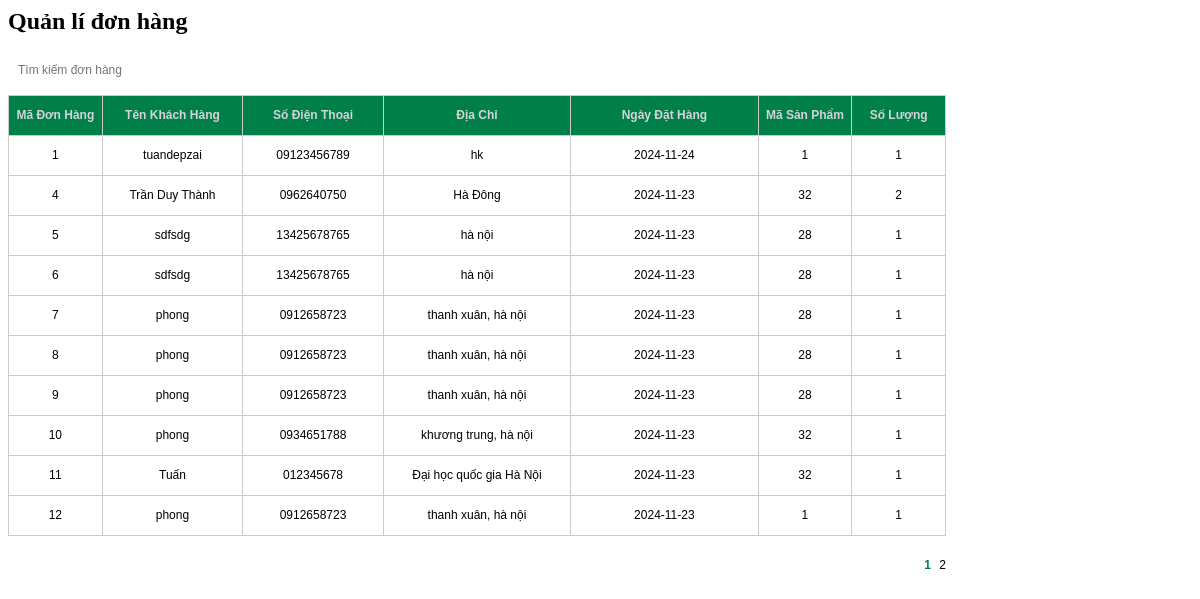
/admin/order/order.php, run on the app's committed database.
### tables this page shows
CREATE TABLE `orders` (
  `orderNumber` int NOT NULL AUTO_INCREMENT,
  `orderDate` date NOT NULL,
  `customerNumber` int NOT NULL,
  PRIMARY KEY (`orderNumber`),
  KEY `fk_order_customer_idx` (`customerNumber`),
  CONSTRAINT `fk_order_customer` FOREIGN KEY (`customerNumber`) REFERENCES `customers` (`customerNumber`)
);

CREATE TABLE `customers` (
  `customerNumber` int NOT NULL AUTO_INCREMENT,
  `customerName` varchar(255) NOT NULL,
  `phone` varchar(255) NOT NULL,
  `email` varchar(255) NOT NULL,
  `address` varchar(225) NOT NULL,
  PRIMARY KEY (`customerNumber`)
);

CREATE TABLE `orderdetail` (
  `orderNumber` int NOT NULL,
  `productId` int NOT NULL,
  `quantityOrdered` int NOT NULL,
  KEY `fk_orderdetail_product_idx` (`productId`),
  KEY `fk_orderdetail_order_idx` (`orderNumber`),
  CONSTRAINT `fk_orderdetail_order` FOREIGN KEY (`orderNumber`) REFERENCES `orders` (`orderNumber`),
  CONSTRAINT `fk_orderdetail_product` FOREIGN KEY (`productId`) REFERENCES `product` (`productId`)
);

### admin/order/order.php (the view, shortened to what this page needs)
<?php
    $dbHost = 'localhost';
    $dbUsername = 'TFT';
    $dbPassword = 'Fongngu123';
    $dbName = 'web_csdl';
    $conn = mysqli_connect($dbHost, $dbUsername, $dbPassword, $dbName);
    $page = isset($_GET['page']) ? $_GET['page'] : 1;
    $rowsPerPage = 10;
    $perRow = $page * $rowsPerPage - $rowsPerPage;
    $sql = "SELECT o.orderNumber, o.orderDate, od.productId, od.quantityOrdered,
                   c.customerName, c.phone, c.address
            FROM orders o
            INNER JOIN orderDetail od ON o.orderNumber = od.orderNumber
            INNER JOIN customers c ON o.customerNumber = c.customerNumber
            LIMIT $perRow, $rowsPerPage";
    $result1 = $conn->query($sql);
?>
<link rel="stylesheet" type="text/css" href="css/order.css" />
<h2>Quản lí đơn hàng</h2>
<div id="main">
    <div id="search-bar">
        <form method="get" name="sform" action="mainAdmin.php">
            <input type="text" name="stext" placeholder="Tìm kiếm đơn hàng">
        </form>
    </div>
    <table id="orders" cellpadding="0" cellspacing="0" width="100%">
        <tr id="order-bar">
            <td width="10%">Mã đơn hàng</td>
            <td width="15%">Tên khách hàng</td>
            <td width="15%">Số điện thoại</td>
            <td width="20%">Địa chỉ</td>
            <td width="20%">Ngày đặt hàng</td>
            <td width="10%">Mã sản phẩm</td>
            <td width="10%">Số lượng</td>
        </tr>
        <?php
            if ($result1->num_rows > 0) {
                while ($row = $result1->fetch_assoc()) {
        ?>
        <tr>
            <td><?php echo $row['orderNumber']; ?></td>
            <td><?php echo $row['customerName']; ?></td>
            <td><?php echo $row['phone']; ?></td>
            <td><?php echo $row['address']; ?></td>
            <td><?php echo $row['orderDate']; ?></td>
            <td><?php echo $row['productId']; ?></td>
            <td><?php echo $row['quantityOrdered']; ?></td>
        </tr>
        <?php
                }
            }
        ?>
    </table>
    <?php
        $query = "SELECT * FROM orders";
        $result2 = $conn->query($query);
        $totalRows = mysqli_num_rows($result2);
        $totalPage = ceil($totalRows / $rowsPerPage);
        $listPage = '';
        for ($i = 1; $i <= $totalPage; $i++) {
            if ($i == $page) {
                $listPage .= " <span>" . $i . "</span> ";
            } else {
                $listPage .= ' <a href="' . $_SERVER['PHP_SELF'] . '?page_layout=order&page=' . $i . '">' . $i . '</a> ';
            }
        }
    ?>
    <p id="pagination"><?php echo $listPage; ?></p>
</div>

### admin/css/order.css (style rules this page uses)
#search-bar { width: 300px; height: 40px; float: left; }
#search-bar input { float: left; border: none; }
#search-bar input[type="text"] { width: 200px; height: 30px; line-height: 30px; font-family: Verdana, Geneva, sans-serif; font-size: 12px; color: #666; padding-left: 10px; }
#main table#orders { width: 938px; border-top: 1px solid #CCC; border-right: 1px solid #CCC; }
#main table#orders tr td { border-left: 1px solid #CCC; border-bottom: 1px solid #CCC; text-align: center; font-family: Verdana, Geneva, sans-serif; font-size: 12px; height: 40px; }
#order-bar { width: 100%; height: 30px; line-height: 30px; background: #007f49; color: #d4d4d4; }
#order-bar td { font-family: Verdana, Geneva, sans-serif; font-size: 12px; font-weight: bold; text-transform: capitalize; text-align: center; }
p#pagination { width: 938px; text-align: right; font-family: Verdana, Geneva, sans-serif; font-size: 12px; word-spacing: 5px; padding-top: 10px; }
p#pagination span { font-weight: bold; color: #007f49; }
p#pagination a { color: #000; text-decoration: none; }

### data on the page
orders: orderNumber "1", customerNumber.customerName "tuandepzai", customerNumber.phone "09123456789", customerNumber.address "hk", orderDate "2024-11-24", orderdetail.productId "1", orderdetail.quantityOrdered "1"
orders: orderNumber "4", customerNumber.customerName "Trần Duy Thành", customerNumber.phone "0962640750", customerNumber.address "Hà Đông", orderDate "2024-11-23", orderdetail.productId "32", orderdetail.quantityOrdered "2"
orders: orderNumber "5", customerNumber.customerName "sdfsdg", customerNumber.phone "13425678765", customerNumber.address "hà nội", orderDate "2024-11-23", orderdetail.productId "28", orderdetail.quantityOrdered "1"
orders: orderNumber "6", customerNumber.customerName "sdfsdg", customerNumber.phone "13425678765", customerNumber.address "hà nội", orderDate "2024-11-23", orderdetail.productId "28", orderdetail.quantityOrdered "1"
orders: orderNumber "7", customerNumber.customerName "phong", customerNumber.phone "0912658723", customerNumber.address "thanh xuân, hà nội", orderDate "2024-11-23", orderdetail.productId "28", orderdetail.quantityOrdered "1"
orders: orderNumber "8", customerNumber.customerName "phong", customerNumber.phone "0912658723", customerNumber.address "thanh xuân, hà nội", orderDate "2024-11-23", orderdetail.productId "28", orderdetail.quantityOrdered "1"
orders: orderNumber "9", customerNumber.customerName "phong", customerNumber.phone "0912658723", customerNumber.address "thanh xuân, hà nội", orderDate "2024-11-23", orderdetail.productId "28", orderdetail.quantityOrdered "1"
orders: orderNumber "10", customerNumber.customerName "phong", customerNumber.phone "0934651788", customerNumber.address "khương trung, hà nội", orderDate "2024-11-23", orderdetail.productId "32", orderdetail.quantityOrdered "1"
orders: orderNumber "11", customerNumber.customerName "Tuấn", customerNumber.phone "012345678", customerNumber.address "Đại học quốc gia Hà Nội", orderDate "2024-11-23", orderdetail.productId "32", orderdetail.quantityOrdered "1"
orders: orderNumber "12", customerNumber.customerName "phong", customerNumber.phone "0912658723", customerNumber.address "thanh xuân, hà nội", orderDate "2024-11-23", orderdetail.productId "1", orderdetail.quantityOrdered "1"
